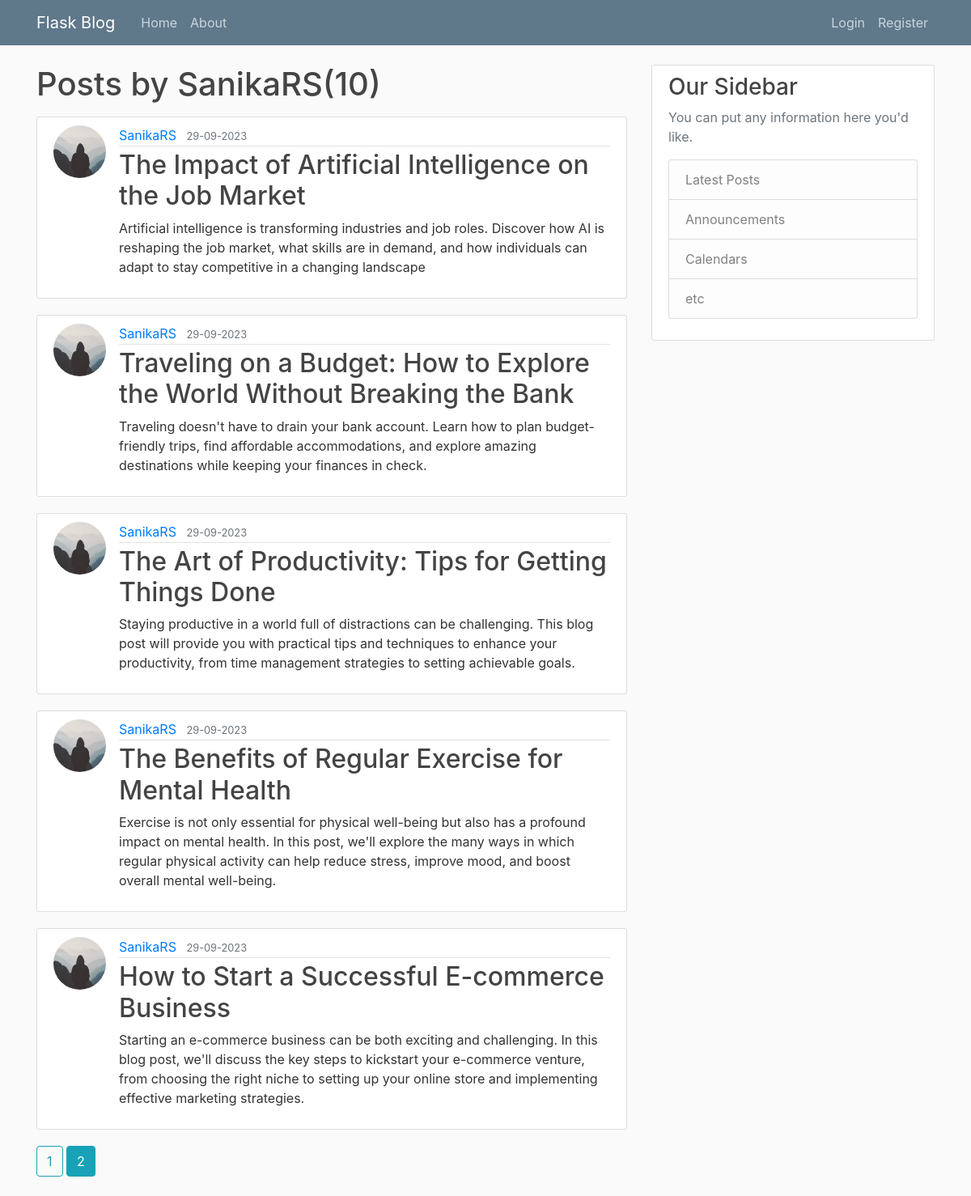
The app's page /user/SanikaRS?page=2 with its own data.
### appp/models.py (models this page shows, shortened)
class User(db.Model, UserMixin):
    id = db.Column(db.Integer, primary_key= True)
    username = db.Column(db.String(20), unique=True, nullable=False)
    email = db.Column(db.String(120), unique=True, nullable=False)
    image_file = db.Column(db.String(20), nullable=False, default="default.jpg")
    password= db.Column(db.String(60), nullable=False)
    posts = db.relationship('Post', backref="author" , lazy= True)

class Post(db.Model):
    id = db.Column(db.Integer, primary_key= True)
    title = db.Column(db.String(150), nullable=False)
    date_posted= db.Column(db.DateTime, nullable=False, default = datetime.utcnow )
    content = db.Column(db.Text, nullable=False)
    user_id = db.Column(db.Integer , db.ForeignKey('user.id'),nullable=False)

### appp/routes.py (the view)
@app.route("/user/<string:username>")
def user_post(username):
    page  = request.args.get('page', 1, type = int)
    user  = User.query.filter_by(username = username).first_or_404()
    posts = Post.query.filter_by(author = user)\
        .order_by(Post.date_posted.desc())\
        .paginate(page = page, per_page =5)
    return render_template("user_post.html", posts=posts, user = user)

### appp/templates/user_post.html
{% extends 'layout.html' %}
{% block content %}
    <h1 class=" mb-3">Posts by {{ user.username }}({{posts.total}}) </h1>
    {% for post in posts.items %}
    <article class="media content-section">
      <img class = "rounded-circle article-img" src="{{url_for('static' , filename = 'profile_pics/' + post.author.image_file)}}" alt="">
        <div class="media-body">
          <div class="article-metadata">
            <a class="mr-2" href="{{url_for('user_post' , username = post.author.username)}}">{{ post.author.username }}</a>
            <small class="text-muted">{{ post.date_posted.strftime('%d-%m-%Y') }}</small>
          </div>
          <h2><a class="article-title" href="{{url_for('post', post_id = post.id)}}">{{ post.title }}</a></h2>
          <p class="article-content">{{ post.content }}</p>
        </div>
      </article>
    {% endfor %}
    {% for page_num in posts.iter_pages(left_edge=1 , right_edge=1, left_current=1 , right_current=1)  %}
      {% if page_num %}
        {% if posts.page == page_num %}
        <a class ="btn btn-info mb-4" href="{{url_for('user_post' , username = user.username, page=page_num)}}">{{page_num}}</a>
        {% else %}
        <a class ="btn btn-outline-info mb-4" href="{{url_for('user_post',username = user.username, page=page_num)}}">{{page_num}}</a>
        {% endif %}
      {% else %}
        ...
      {% endif %}
    {% endfor %}
{% endblock content %}

### appp/static/main.css (style rules this page uses)
body { background: #fafafa; color: #333333; margin-top: 5rem; }
h1, h2, h3, h4, h5, h6 { color: #444444; }
.content-section { background: #ffffff; padding: 10px 20px; border: 1px solid #dddddd; border-radius: 3px; margin-bottom: 20px; }
.article-title { color: #444444; }
.article-content { white-space: pre-line; }
.article-img { height: 65px; width: 65px; margin-right: 16px; }
.article-metadata { padding-bottom: 1px; margin-bottom: 4px; border-bottom: 1px solid #e3e3e3 }

### records on screen
User: username "SanikaRS"
Post: image_file (placeholder picture), author.username "SanikaRS", date_posted "29-09-2023", title "The Impact of Artificial Intelligence on the Job Market", content "Artificial intelligence is transforming industries and job roles. Discover how AI is reshaping the job market, what skills are in demand, and how individuals can adapt to stay competitive in a changing landscape"
Post: image_file (placeholder picture), author.username "SanikaRS", date_posted "29-09-2023", title "Traveling on a Budget: How to Explore the World Without Breaking the Bank", content "Traveling doesn't have to drain your bank account. Learn how to plan budget-friendly trips, find affordable accommodations, and explore amazing destinations while keeping your finances in check."
Post: image_file (placeholder picture), author.username "SanikaRS", date_posted "29-09-2023", title "The Art of Productivity: Tips for Getting Things Done", content "Staying productive in a world full of distractions can be challenging. This blog post will provide you with practical tips and techniques to enhance your productivity, from time management strategies to setting achievable goals."
Post: image_file (placeholder picture), author.username "SanikaRS", date_posted "29-09-2023", title "The Benefits of Regular Exercise for Mental Health", content "Exercise is not only essential for physical well-being but also has a profound impact on mental health. In this post, we'll explore the many ways in which regular physical activity can help reduce stress, improve mood, and boost overall mental well-being."
Post: image_file (placeholder picture), author.username "SanikaRS", date_posted "29-09-2023", title "How to Start a Successful E-commerce Business", content "Starting an e-commerce business can be both exciting and challenging. In this blog post, we'll discuss the key steps to kickstart your e-commerce venture, from choosing the right niche to setting up your online store and implementing effective marketing strategies."

### other values on screen
{{ posts.total }} "10"
{{ page_num }} "1"
{{ page_num }} "2"
